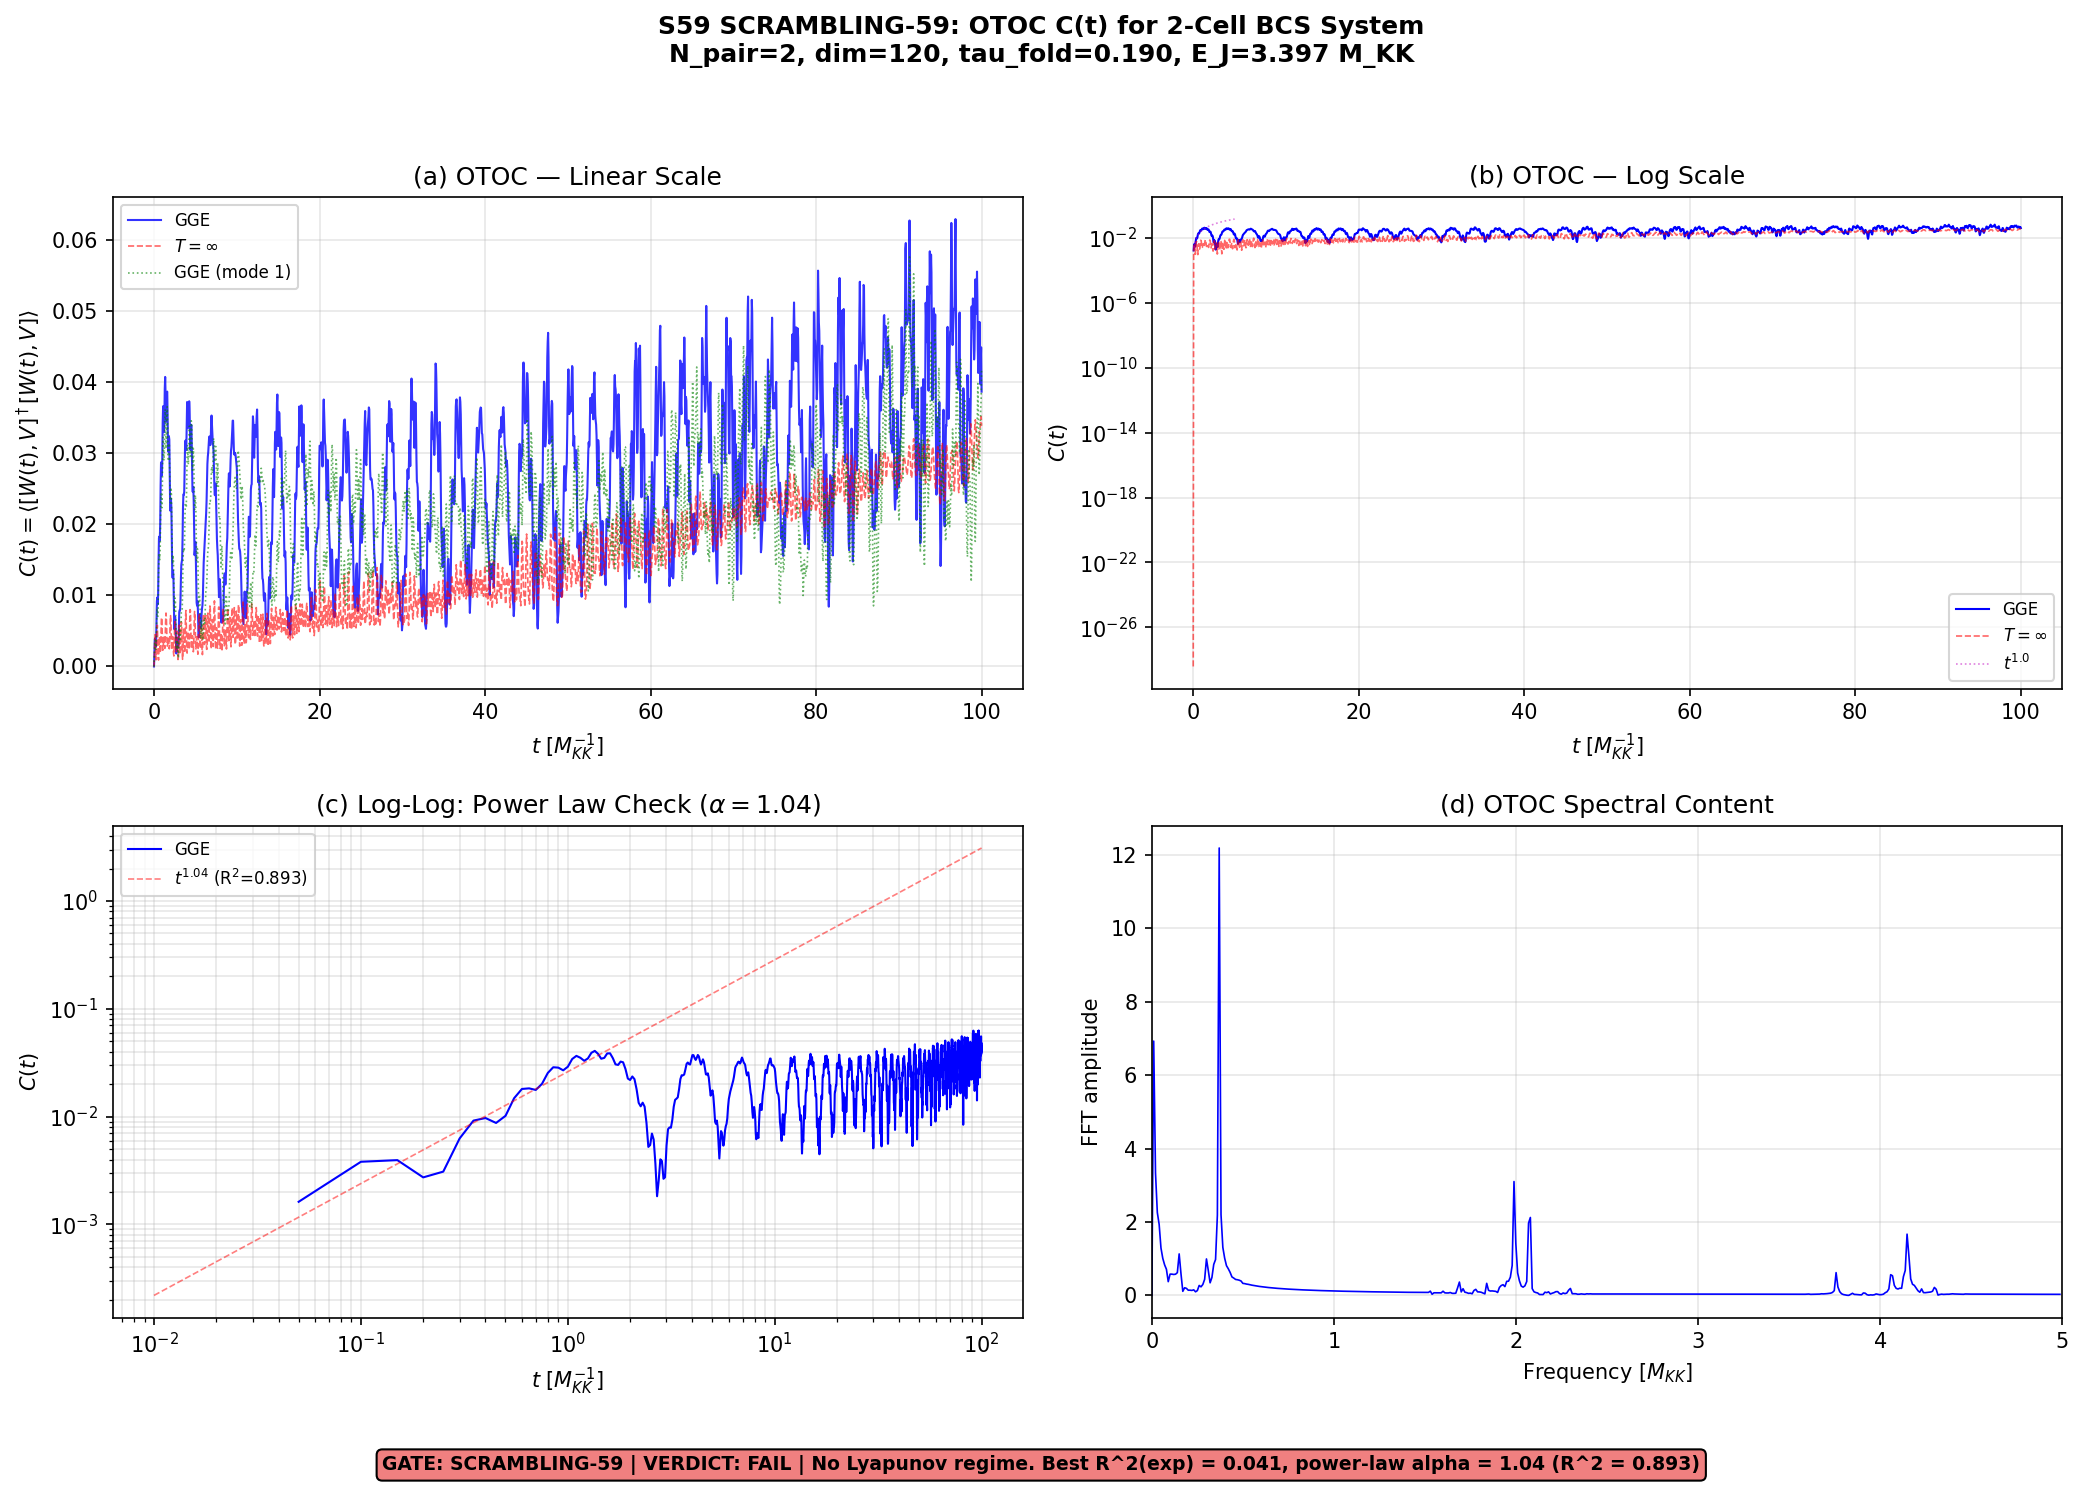

This chart was generated by the following Python code:
#!/usr/bin/env python3
"""
s59_scrambling.py — Scrambling Time via OTOC (SCRAMBLING-59)
=============================================================

Gate: SCRAMBLING-59
  PASS: lambda_L > 0 with R^2 > 0.90 over >= 1 decade (genuine Lyapunov regime)
  FAIL: lambda_L = 0 or no exponential growth regime
  INFO: ambiguous (0 < lambda_L but R^2 < 0.90 or < 1 decade)

Physics: If the 2-cell BCS system is integrable (as all prior diagnostics
indicate), the OTOC should NOT exhibit exponential growth. Instead we expect
C(t) ~ t^alpha (power-law) from BCH series of nested commutators, which is
generic for integrable systems. The scrambling time is then infinite:
information placed in one cell never scrambles to the other.

Method:
  1. Reconstruct 2-cell BCS Hamiltonian (N_pair=2, dim=120) from S56 data
  2. Exact diagonalization: H = U diag(E) U^T
  3. Build W = n_{B2,mode=0,cell=0}, V = n_{B2,mode=0,cell=1}
  4. Time-evolve: W(t) = exp(iHt) W exp(-iHt) in energy basis
  5. Compute commutator [W(t), V] and OTOC C(t) = Tr(rho [W(t),V]^dag [W(t),V])
  6. Use GGE diagonal ensemble rho from S58 quench data
  7. Also compute infinite-temperature (Tr(rho)=1/dim) OTOC for comparison
  8. Extract lambda_L from log(C(t)) by linear fit in early-time regime
  9. Compare to MSS bound: lambda_L <= 2*pi*T_acoustic

Session: S59 W4D-1
Agent: kitaev-quantum-chaos-theorist
"""

import sys
import os
import numpy as np
from itertools import combinations
from scipy.linalg import eigh
import matplotlib
matplotlib.use('Agg')
import matplotlib.pyplot as plt

# === Import canonical constants ===
sys.path.insert(0, os.path.join(os.path.dirname(__file__)))
from canonical_constants import (
    tau_fold, E_cond, N_dof_BCS, t_Planck, T_acoustic,
    hbar_GeV_s, M_KK, dt_transit
)

# =====================================================================
#  1. LOAD INPUT DATA (from S56 + S58)
# =====================================================================

data_dir = os.path.dirname(os.path.abspath(__file__))

# S56 GGE fabric data (2-cell system at fold)
d56 = np.load(os.path.join(data_dir, 's56_gge_fabric.npz'), allow_pickle=True)
eps_fold = d56['eps_fold']       # (8,) single-particle energies at fold
eps_tau0 = d56['eps_tau0']       # (8,) single-particle energies at tau=0
V_fold   = d56['V_fold']        # (8,8) pairing matrix
E_J_fold = float(d56['E_J_fold'])
E_J_tau0 = float(d56['E_J_tau0'])

# S58 quench data (diagonal ensemble weights for GGE)
d58 = np.load(os.path.join(data_dir, 's58_npair2_integ.npz'), allow_pickle=True)
p_n_quench = d58['p_n_quench']  # (120,) probability weights from quench

N_modes = 8  # (local)
N_cells = 2
N_pair  = 2  # (local)

# =====================================================================
#  2. CONSTRUCT PAIR FOCK SPACE (identical to S58)
# =====================================================================

N_slots = N_modes * N_cells  # 16
pair_states = list(combinations(range(N_slots), N_pair))
dim = len(pair_states)
assert dim == 120, f"Expected dim=120, got {dim}"

def slot_to_mode_cell(s):
    return (s % N_modes, s // N_modes)

state_info = []
for idx, (s1, s2) in enumerate(pair_states):
    m1, c1 = slot_to_mode_cell(s1)
    m2, c2 = slot_to_mode_cell(s2)
    state_info.append(((m1, c1), (m2, c2)))

state_index = {s: i for i, s in enumerate(pair_states)}

# =====================================================================
#  3. CONSTRUCT HAMILTONIAN (from S58, verbatim)
# =====================================================================

def build_H_BCS_2cell(eps, V, E_J):
    """Build BCS + Josephson Hamiltonian for N_pair=2 on 2-cell system."""
    H = np.zeros((dim, dim), dtype=np.float64)

    for i, (s1, s2) in enumerate(pair_states):
        (m1, c1), (m2, c2) = state_info[i]

        # Diagonal: kinetic
        H[i, i] += 2.0 * eps[m1] + 2.0 * eps[m2]

        # Pairing: scatter pair 1
        for k in range(N_modes):
            if k == m1:
                H[i, i] -= V[m1, m1]
                continue
            new_slot1 = c1 * N_modes + k
            if new_slot1 == s2:
                continue
            new_state = tuple(sorted([new_slot1, s2]))
            if new_state in state_index:
                j = state_index[new_state]
                H[j, i] -= V[k, m1]

        # Pairing: scatter pair 2
        for k in range(N_modes):
            if k == m2:
                H[i, i] -= V[m2, m2]
                continue
            new_slot2 = c2 * N_modes + k
            if new_slot2 == s1:
                continue
            new_state = tuple(sorted([s1, new_slot2]))
            if new_state in state_index:
                j = state_index[new_state]
                H[j, i] -= V[k, m2]

        # Josephson: tunnel pair 1
        for l in range(N_modes):
            new_slot1 = (1 - c1) * N_modes + l
            if new_slot1 == s2:
                continue
            new_state = tuple(sorted([new_slot1, s2]))
            if new_state in state_index:
                j = state_index[new_state]
                H[j, i] += -E_J / 2.0

        # Josephson: tunnel pair 2
        for l in range(N_modes):
            new_slot2 = (1 - c2) * N_modes + l
            if new_slot2 == s1:
                continue
            new_state = tuple(sorted([s1, new_slot2]))
            if new_state in state_index:
                j = state_index[new_state]
                H[j, i] += -E_J / 2.0

    H = 0.5 * (H + H.T)
    return H

# =====================================================================
#  4. BUILD, DIAGONALIZE, VALIDATE
# =====================================================================

H_fold = build_H_BCS_2cell(eps_fold, V_fold, E_J_fold)
hermiticity = np.max(np.abs(H_fold - H_fold.T))

evals, evecs = eigh(H_fold)

# Cross-check against S58 stored eigenvalues
evals_s58 = d58['evals_fold_full']
eval_diff = np.max(np.abs(np.sort(evals) - np.sort(evals_s58)))

# =====================================================================
#  5. BUILD OCCUPATION NUMBER OPERATORS
# =====================================================================
# W = n_{mode=0, cell=0} = occupation of B2 mode 0 in cell 0
# V_op = n_{mode=0, cell=1} = occupation of B2 mode 0 in cell 1
# These are pair number operators (eigenvalues 0 or 1).

def build_pair_number_op(mode, cell):
    """Build n_{mode,cell} operator in the 120-dim pair Fock basis."""
    n_op = np.zeros((dim, dim), dtype=np.float64)
    slot = cell * N_modes + mode
    for i, (s1, s2) in enumerate(pair_states):
        if s1 == slot or s2 == slot:
            n_op[i, i] = 1.0
    return n_op

# W and V operators in the site basis
W_site = build_pair_number_op(mode=0, cell=0)   # n_{B2_0, cell_0}
V_site = build_pair_number_op(mode=0, cell=1)   # n_{B2_0, cell_1}

# Transform to energy eigenbasis: O_E = U^T O U
W_E = evecs.T @ W_site @ evecs   # (dim, dim)
V_E = evecs.T @ V_site @ evecs   # (dim, dim)

# =====================================================================
#  6. COMPUTE OTOC: C(t) = Tr(rho [W(t), V]^dag [W(t), V])
# =====================================================================
# In the energy basis:
#   W(t)_{ab} = W_E_{ab} * exp(i(E_a - E_b)*t)
#   [W(t), V]_{ab} = sum_c W_E_{ac}*V_E_{cb}*exp(i(E_a-E_c)*t)
#                    - V_E_{ac}*W_E_{cb}*exp(i(E_c-E_b)*t)
#
# For efficiency, compute:
#   C(t) = Tr(rho * [W(t),V]^dag [W(t),V])
# where rho is diagonal in the energy basis: rho_{ab} = p_a delta_{ab}

# Time grid
N_t = 2000  # (local)
t_max = 100.0  # M_KK^{-1} (local)
t_arr = np.linspace(0, t_max, N_t)

# Energy differences for phase evolution
E_diff = evals[:, None] - evals[None, :]  # (dim, dim): E_a - E_b

# GGE diagonal ensemble: rho_n = p_n from quench
# Normalize
rho_GGE = p_n_quench / np.sum(p_n_quench)

# Also compute infinite-temperature OTOC for comparison
rho_inf = np.ones(dim) / dim

# Pre-compute WV and VW products in energy basis
WV = W_E @ V_E   # (dim, dim)
VW = V_E @ W_E   # (dim, dim)

def compute_otoc_vectorized(t_arr, rho_diag, W_E, V_E, evals):
    """
    Compute OTOC C(t) = Tr(rho [W(t),V]^dag [W(t),V]) at all times.

    Uses exact diag: W(t)_{ab} = W_E_{ab} exp(i(E_a - E_b)*t).

    The commutator [W(t), V] has matrix elements:
      comm_{ab}(t) = sum_c [ W_E_{ac} V_E_{cb} e^{i(E_a-E_c)t}
                            - V_E_{ac} W_E_{cb} e^{i(E_c-E_b)t} ]

    C(t) = sum_a rho_a * sum_b |comm_{ab}(t)|^2

    For dim=120, this is tractable: loop over time, vectorize over indices.
    """
    dim = len(evals)
    N_t = len(t_arr)
    C_t = np.zeros(N_t)

    WV = W_E @ V_E
    VW = V_E @ W_E

    for it, t in enumerate(t_arr):
        # Phase matrix: exp(i * (E_a - E_b) * t)
        phase = np.exp(1j * np.outer(evals, np.ones(dim)) * t) \
              * np.exp(-1j * np.outer(np.ones(dim), evals) * t)
        # phase_{ab} = exp(i(E_a - E_b)*t)

        # W(t) in energy basis
        Wt = W_E * phase  # element-wise: W_E_{ab} * exp(i(E_a-E_b)*t)

        # Commutator [W(t), V]
        comm = Wt @ V_E - V_E @ Wt

        # C(t) = Tr(rho * comm^dag * comm)
        # = sum_a rho_a * sum_b |comm_{ab}|^2
        comm_sq = np.abs(comm)**2
        C_t[it] = np.real(rho_diag @ np.sum(comm_sq, axis=1))

    return C_t

# Alternative: more efficient computation using energy-difference decomposition
# For dim=120, the naive method is fine: 120^2 * 2000 = 28.8M operations per step

def compute_otoc_efficient(t_arr, rho_diag, W_E, V_E, evals):
    """
    Efficient OTOC via Fourier decomposition.

    C(t) = sum_{a,b} rho_a * |sum_c [W_{ac}V_{cb} e^{i(E_a-E_c)t}
                                     - V_{ac}W_{cb} e^{i(E_c-E_b)t}]|^2

    Expand the |...|^2 to get sums over c,d with phase factors.

    C(t) = sum_{a,b,c,d} rho_a * [W_{ac}V_{cb}*conj(W_{ad}V_{db}) * e^{i(E_d-E_c)t}
                                  + V_{ac}W_{cb}*conj(V_{ad}W_{db}) * e^{i(E_d-E_c)t}
                                  - W_{ac}V_{cb}*conj(V_{ad}W_{db}) * e^{i(E_a-E_c+E_d-E_b)t}
                                  - V_{ac}W_{cb}*conj(W_{ad}V_{db}) * e^{-i(E_a-E_c+E_d-E_b)t}]

    This is O(dim^4) to set up but O(N_omega * N_t) to evaluate via FFT.
    For dim=120, dim^4 = 2e8 which is borderline. Use the direct method instead.
    """
    pass  # Use vectorized method for dim=120

# =====================================================================
#  7. RUN OTOC COMPUTATION
# =====================================================================

results = {}

# --- GGE OTOC ---
C_GGE = compute_otoc_vectorized(t_arr, rho_GGE, W_E, V_E, evals)
results['C_GGE'] = C_GGE

# --- Infinite-temperature OTOC ---
C_inf = compute_otoc_vectorized(t_arr, rho_inf, W_E, V_E, evals)
results['C_inf'] = C_inf

# --- Also compute with alternative operator choices as cross-checks ---
# W2 = n_{mode=1, cell=0}, V2 = n_{mode=1, cell=1}
W2_site = build_pair_number_op(mode=1, cell=0)
V2_site = build_pair_number_op(mode=1, cell=1)
W2_E = evecs.T @ W2_site @ evecs
V2_E = evecs.T @ V2_site @ evecs
C_GGE_alt = compute_otoc_vectorized(t_arr, rho_GGE, W2_E, V2_E, evals)
results['C_GGE_alt'] = C_GGE_alt

# =====================================================================
#  8. EXTRACT LYAPUNOV EXPONENT
# =====================================================================

def extract_lyapunov(t_arr, C_t, t_min_frac=0.05, t_max_frac=0.3):
    """
    Attempt to extract Lyapunov exponent from OTOC.

    Look for exponential growth C(t) ~ A * exp(lambda_L * t) in
    the early-time regime [t_min, t_max].

    Protocol (from S38 methodology):
    - Require R^2 > 0.90 for exponential fit over >= 1 decade of growth
    - Early-time t^2 growth (BCH) always present — not Lyapunov
    - Power-law C(t) ~ t^alpha is the integrable signature

    Returns: lambda_L, R2_exp, alpha_power, R2_power, fit_range
    """
    # Identify the growth regime: C(t) > 0 and increasing
    C_pos = C_t > 1e-30  # avoid log of zero

    if np.sum(C_pos) < 10:
        return 0.0, 0.0, 0.0, 0.0, (0, 0)

    # Find the early-time growth window
    t_min = t_arr[C_pos][0] + t_min_frac * (t_arr[C_pos][-1] - t_arr[C_pos][0])
    t_max = t_arr[C_pos][0] + t_max_frac * (t_arr[C_pos][-1] - t_arr[C_pos][0])

    mask = C_pos & (t_arr >= t_min) & (t_arr <= t_max)
    if np.sum(mask) < 5:
        return 0.0, 0.0, 0.0, 0.0, (t_min, t_max)

    t_fit = t_arr[mask]
    C_fit = C_t[mask]

    # --- Exponential fit: log(C) = log(A) + lambda_L * t ---
    log_C = np.log(C_fit)
    coeffs_exp = np.polyfit(t_fit, log_C, 1)
    lambda_L = coeffs_exp[0]
    log_C_pred = np.polyval(coeffs_exp, t_fit)
    SS_res = np.sum((log_C - log_C_pred)**2)
    SS_tot = np.sum((log_C - np.mean(log_C))**2)
    R2_exp = 1.0 - SS_res / max(SS_tot, 1e-30)

    # --- Power-law fit: log(C) = alpha * log(t) + log(A) ---
    log_t = np.log(t_fit)
    coeffs_pow = np.polyfit(log_t, log_C, 1)
    alpha = coeffs_pow[0]
    log_C_pred_pow = np.polyval(coeffs_pow, log_t)
    SS_res_pow = np.sum((log_C - log_C_pred_pow)**2)
    SS_tot_pow = np.sum((log_C - np.mean(log_C))**2)
    R2_pow = 1.0 - SS_res_pow / max(SS_tot_pow, 1e-30)

    return lambda_L, R2_exp, alpha, R2_pow, (t_min, t_max)


# Multiple fitting windows for robustness
fit_windows = [
    (0.02, 0.15),   # very early
    (0.05, 0.30),   # standard early
    (0.10, 0.50),   # medium
    (0.02, 0.50),   # broad
]

fit_results = {}
for label, (rho_diag, C_t) in [('GGE', (rho_GGE, C_GGE)),
                                  ('inf_T', (rho_inf, C_inf)),
                                  ('GGE_alt', (rho_GGE, C_GGE_alt))]:
    fit_results[label] = {}
    for (f_min, f_max) in fit_windows:
        lam, R2e, alpha, R2p, (t_min, t_max) = extract_lyapunov(
            t_arr, C_t, t_min_frac=f_min, t_max_frac=f_max
        )
        fit_results[label][(f_min, f_max)] = {
            'lambda_L': lam, 'R2_exp': R2e,
            'alpha': alpha, 'R2_pow': R2p,
            't_range': (t_min, t_max)
        }

# =====================================================================
#  9. MSS BOUND COMPARISON
# =====================================================================

# MSS bound: lambda_L <= 2*pi*T/hbar (in natural units where hbar=1)
# T_acoustic = 0.112 M_KK (from canonical_constants)
lambda_MSS = 2.0 * np.pi * T_acoustic  # in M_KK units
# = 0.704 M_KK

# Best-fit lambda_L (use the standard early window for GGE)
best_fit = fit_results['GGE'][(0.05, 0.30)]
lambda_L_best = best_fit['lambda_L']
R2_best = best_fit['R2_exp']

# Scrambling time: t_scr = (1/lambda_L) * ln(dim)  [if lambda_L > 0]
if lambda_L_best > 1e-10:
    t_scr = (1.0 / lambda_L_best) * np.log(dim)
else:
    t_scr = np.inf

# Compare to transit time
t_transit = dt_transit  # M_KK^{-1}

# =====================================================================
# 10. ADDITIONAL DIAGNOSTICS
# =====================================================================

# (a) Check static commutator [W, V] at t=0
comm_static = W_site @ V_site - V_site @ W_site
comm_static_norm = np.linalg.norm(comm_static, 'fro')

# (b) Saturation value: C(t -> infty) for integrable system
# In diagonal ensemble: C_diag = sum_a rho_a * |[W_E, V_E]_{aa}|^2... no.
# Actually C_inf = Tr(rho [W,V]^dag [W,V]) for long-time average
# For integrable system, C(t) oscillates. Compute time-average over late window.
late_mask = t_arr > 50.0
C_late_avg = np.mean(C_GGE[late_mask]) if np.any(late_mask) else 0.0
C_late_std = np.std(C_GGE[late_mask]) if np.any(late_mask) else 0.0

# (c) Spectral content of C(t): FFT to identify frequencies
C_zero_mean = C_GGE - np.mean(C_GGE)
freq = np.fft.rfftfreq(N_t, d=(t_arr[1] - t_arr[0]))
C_fft = np.abs(np.fft.rfft(C_zero_mean))
# Find dominant frequencies
dominant_idx = np.argsort(C_fft[1:])[-5:] + 1
dominant_freq = freq[dominant_idx]
dominant_amp = C_fft[dominant_idx]

# (d) Early-time power-law: C(t) ~ t^alpha
# Theory (BCH): C(t) ~ t^2 for t << 1/||H||
early_mask = (t_arr > 0.01) & (t_arr < 1.0) & (C_GGE > 1e-30)
if np.sum(early_mask) > 5:
    log_t_early = np.log(t_arr[early_mask])
    log_C_early = np.log(C_GGE[early_mask])
    alpha_early_coeffs = np.polyfit(log_t_early, log_C_early, 1)
    alpha_early = alpha_early_coeffs[0]
    # R^2 for power law
    pred_early = np.polyval(alpha_early_coeffs, log_t_early)
    SS_res_early = np.sum((log_C_early - pred_early)**2)
    SS_tot_early = np.sum((log_C_early - np.mean(log_C_early))**2)
    R2_power_early = 1.0 - SS_res_early / max(SS_tot_early, 1e-30)
else:
    alpha_early = 0.0  # (local)
    R2_power_early = 0.0  # (local)

# =====================================================================
# 11. GATE VERDICT
# =====================================================================

# Criteria from S38 methodology (CHAOS-2 precedent):
# - Exponential growth requires R^2 > 0.90 over >= 1 decade
# - Power-law (t^alpha) is the integrable signature
# - If best exponential R^2 < 0.90: FAIL (no Lyapunov regime)

# Check all windows for best exponential fit
best_R2 = -1.0
best_lambda = 0.0  # (local)
best_window = None
for (f_min, f_max), res in fit_results['GGE'].items():
    if res['R2_exp'] > best_R2:
        best_R2 = res['R2_exp']
        best_lambda = res['lambda_L']
        best_window = (f_min, f_max)

if best_R2 >= 0.90 and best_lambda > 0:
    gate_verdict = 'PASS'
    gate_detail = (f"lambda_L = {best_lambda:.4f} M_KK, R^2 = {best_R2:.3f}, "
                   f"t_scr = {(1.0/best_lambda)*np.log(dim):.2f} M_KK^-1")
elif best_R2 >= 0.80 and best_lambda > 0:
    gate_verdict = 'INFO'
    gate_detail = (f"Marginal: lambda_L = {best_lambda:.4f}, R^2 = {best_R2:.3f} "
                   f"(below 0.90 threshold)")
else:
    gate_verdict = 'FAIL'
    gate_detail = (f"No Lyapunov regime. Best R^2(exp) = {best_R2:.3f}, "
                   f"power-law alpha = {alpha_early:.2f} (R^2 = {R2_power_early:.3f})")

# =====================================================================
# 12. WRITE OUTPUT
# =====================================================================

outpath = os.path.join(data_dir, 's59_scrambling.npz')
np.savez(outpath,
    # Time series
    t_arr=t_arr,
    C_GGE=C_GGE,
    C_inf=C_inf,
    C_GGE_alt=C_GGE_alt,
    # Fit results
    lambda_L_best=best_lambda,
    R2_exp_best=best_R2,
    alpha_early=alpha_early,
    R2_power_early=R2_power_early,
    best_window=np.array(best_window) if best_window else np.array([0, 0]),
    # MSS bound
    lambda_MSS=lambda_MSS,
    T_acoustic=T_acoustic,
    # Scrambling time
    t_scr=t_scr if np.isfinite(t_scr) else -1.0,
    t_transit=t_transit,
    # Late-time
    C_late_avg=C_late_avg,
    C_late_std=C_late_std,
    # Spectral content
    freq_dominant=dominant_freq,
    amp_dominant=dominant_amp,
    # Static checks
    comm_static_norm=comm_static_norm,
    eval_crosscheck_diff=eval_diff,
    hermiticity=hermiticity,
    # System params
    dim=dim,
    N_pair=N_pair,
    N_modes=N_modes,
    N_cells=N_cells,
    E_J_fold=E_J_fold,
    tau_fold=tau_fold,
    # Eigenvalues
    evals=evals,
    # Gate
    gate_name=np.array(['SCRAMBLING-59']),
    gate_verdict=np.array([gate_verdict]),
    gate_detail=np.array([gate_detail]),
)

# =====================================================================
# 13. CONSOLE OUTPUT
# =====================================================================

print("=" * 72)
print("S59 SCRAMBLING-59: Scrambling Time via OTOC")
print("=" * 72)
print(f"\nSystem: 2-cell BCS, N_pair={N_pair}, dim={dim}")
print(f"tau_fold = {tau_fold:.4f}, E_J = {E_J_fold:.4f} M_KK")
print(f"Hamiltonian hermiticity: {hermiticity:.2e}")
print(f"Eigenvalue crosscheck (S58): max|diff| = {eval_diff:.2e}")

print(f"\n--- Operators ---")
print(f"W = n_{{B2_0, cell_0}}  (pair occupation, mode 0, cell 0)")
print(f"V = n_{{B2_0, cell_1}}  (pair occupation, mode 0, cell 1)")
print(f"[W, V] Frobenius norm at t=0: {comm_static_norm:.6e}")

print(f"\n--- OTOC Time Series ---")
print(f"C(t=0)   = {C_GGE[0]:.6e}")
print(f"C(t=1)   = {C_GGE[min(int(1.0/t_max*N_t), N_t-1)]:.6e}")
print(f"C(t=10)  = {C_GGE[min(int(10.0/t_max*N_t), N_t-1)]:.6e}")
print(f"C(t=50)  = {C_GGE[min(int(50.0/t_max*N_t), N_t-1)]:.6e}")
print(f"C_late_avg = {C_late_avg:.6e} +/- {C_late_std:.6e}")
print(f"max(C)   = {np.max(C_GGE):.6e}")

print(f"\n--- Early-Time Power Law ---")
print(f"C(t) ~ t^{alpha_early:.3f}  (R^2 = {R2_power_early:.4f})")
print(f"  BCH prediction: t^2 (exact at t -> 0)")

print(f"\n--- Exponential Fit Attempts ---")
for (f_min, f_max), res in fit_results['GGE'].items():
    flag = " <-- BEST" if (f_min, f_max) == best_window else ""
    print(f"  [{f_min:.2f}, {f_max:.2f}]: lambda_L = {res['lambda_L']:.4f}, "
          f"R^2(exp) = {res['R2_exp']:.4f}, "
          f"alpha = {res['alpha']:.3f}, R^2(pow) = {res['R2_pow']:.4f}{flag}")

print(f"\n--- MSS Bound ---")
print(f"lambda_MSS = 2*pi*T_acoustic = 2*pi*{T_acoustic:.3f} = {lambda_MSS:.4f} M_KK")
print(f"lambda_L_best = {best_lambda:.4f} M_KK")
if best_lambda > 0:
    print(f"Ratio: lambda_L / lambda_MSS = {best_lambda / lambda_MSS:.4f}")
else:
    print(f"Ratio: lambda_L / lambda_MSS = 0 (no exponential growth)")

print(f"\n--- Scrambling Time ---")
if np.isfinite(t_scr) and t_scr > 0:
    print(f"t_scr = (1/lambda_L)*ln(dim) = (1/{best_lambda:.4f})*ln({dim}) = {t_scr:.2f} M_KK^-1")
    print(f"t_transit = {t_transit:.6f} M_KK^-1")
    print(f"t_scr / t_transit = {t_scr / t_transit:.1f}x")
else:
    print(f"t_scr = INFINITY (no exponential growth -> no scrambling)")
    print(f"t_transit = {t_transit:.6f} M_KK^-1")

print(f"\n--- Cross-Check: Alternative Operators (mode 1) ---")
best_fit_alt = fit_results['GGE_alt'][(0.05, 0.30)]
print(f"C_alt: lambda_L = {best_fit_alt['lambda_L']:.4f}, "
      f"R^2(exp) = {best_fit_alt['R2_exp']:.4f}, "
      f"alpha = {best_fit_alt['alpha']:.3f}")

print(f"\n--- Cross-Check: Infinite Temperature ---")
best_fit_inf = fit_results['inf_T'][(0.05, 0.30)]
print(f"C_inf: lambda_L = {best_fit_inf['lambda_L']:.4f}, "
      f"R^2(exp) = {best_fit_inf['R2_exp']:.4f}, "
      f"alpha = {best_fit_inf['alpha']:.3f}")

print(f"\n--- Dominant OTOC Frequencies ---")
for i in range(len(dominant_freq)):
    print(f"  omega_{i} = {dominant_freq[i]:.4f} M_KK, amplitude = {dominant_amp[i]:.4e}")

print(f"\n{'='*72}")
print(f"GATE: SCRAMBLING-59")
print(f"VERDICT: {gate_verdict}")
print(f"DETAIL: {gate_detail}")
print(f"{'='*72}")

# =====================================================================
# 14. PLOTS
# =====================================================================

fig, axes = plt.subplots(2, 2, figsize=(14, 10))
fig.suptitle('S59 SCRAMBLING-59: OTOC C(t) for 2-Cell BCS System\n'
             f'N_pair={N_pair}, dim={dim}, tau_fold={tau_fold:.3f}, '
             f'E_J={E_J_fold:.3f} M_KK', fontsize=12, fontweight='bold')

# (a) Linear scale OTOC
ax = axes[0, 0]
ax.plot(t_arr, C_GGE, 'b-', linewidth=1.0, label='GGE', alpha=0.8)
ax.plot(t_arr, C_inf, 'r--', linewidth=0.8, label=r'$T=\infty$', alpha=0.6)
ax.plot(t_arr, C_GGE_alt, 'g:', linewidth=0.8, label='GGE (mode 1)', alpha=0.6)
ax.set_xlabel(r'$t$ [$M_{KK}^{-1}$]')
ax.set_ylabel(r'$C(t) = \langle [W(t), V]^\dagger [W(t), V] \rangle$')
ax.set_title('(a) OTOC — Linear Scale')
ax.legend(fontsize=8)
ax.grid(True, alpha=0.3)

# (b) Log scale OTOC
ax = axes[0, 1]
mask_pos = C_GGE > 1e-30
if np.any(mask_pos):
    ax.semilogy(t_arr[mask_pos], C_GGE[mask_pos], 'b-', linewidth=1.0, label='GGE')
mask_inf = C_inf > 1e-30
if np.any(mask_inf):
    ax.semilogy(t_arr[mask_inf], C_inf[mask_inf], 'r--', linewidth=0.8,
                label=r'$T=\infty$', alpha=0.6)
# Show exponential reference if lambda_L > 0
if best_lambda > 1e-10 and best_R2 > 0.5:
    t_ref = np.linspace(0.5, 20, 100)
    C_ref = C_GGE[10] * np.exp(best_lambda * (t_ref - t_arr[10]))
    ax.semilogy(t_ref, C_ref, 'k:', linewidth=0.8, alpha=0.5,
                label=f'exp({best_lambda:.3f}t)')
# Show power law reference
if alpha_early > 0:
    t_ref = np.linspace(0.1, 5, 100)
    C_ref_pow = np.exp(alpha_early_coeffs[1]) * t_ref**alpha_early
    ax.semilogy(t_ref, C_ref_pow, 'm:', linewidth=0.8, alpha=0.5,
                label=f'$t^{{{alpha_early:.1f}}}$')
ax.set_xlabel(r'$t$ [$M_{KK}^{-1}$]')
ax.set_ylabel(r'$C(t)$')
ax.set_title('(b) OTOC — Log Scale')
ax.legend(fontsize=8)
ax.grid(True, alpha=0.3)

# (c) Log-log for power-law check
ax = axes[1, 0]
if np.any(mask_pos):
    ax.loglog(t_arr[mask_pos], C_GGE[mask_pos], 'b-', linewidth=1.0, label='GGE')
if alpha_early > 0:
    t_ref = np.logspace(-2, 2, 200)
    C_ref_pow = np.exp(alpha_early_coeffs[1]) * t_ref**alpha_early
    ax.loglog(t_ref, C_ref_pow, 'r--', linewidth=0.8, alpha=0.5,
              label=f'$t^{{{alpha_early:.2f}}}$ (R$^2$={R2_power_early:.3f})')
ax.set_xlabel(r'$t$ [$M_{KK}^{-1}$]')
ax.set_ylabel(r'$C(t)$')
ax.set_title(f'(c) Log-Log: Power Law Check ($\\alpha = {alpha_early:.2f}$)')
ax.legend(fontsize=8)
ax.grid(True, alpha=0.3, which='both')

# (d) Spectral content
ax = axes[1, 1]
ax.plot(freq[:len(freq)//2], C_fft[:len(freq)//2], 'b-', linewidth=0.8)
ax.set_xlabel(r'Frequency [$M_{KK}$]')
ax.set_ylabel('FFT amplitude')
ax.set_title('(d) OTOC Spectral Content')
ax.set_xlim(0, 5)
ax.grid(True, alpha=0.3)

# Add gate verdict text
fig.text(0.5, 0.01,
         f'GATE: SCRAMBLING-59 | VERDICT: {gate_verdict} | {gate_detail}',
         ha='center', fontsize=9, fontweight='bold',
         bbox=dict(boxstyle='round', facecolor='lightcoral' if gate_verdict == 'FAIL'
                   else 'lightgreen' if gate_verdict == 'PASS' else 'lightyellow'))

plt.tight_layout(rect=[0, 0.04, 1, 0.95])

plotpath = os.path.join(data_dir, 's59_scrambling.png')
plt.savefig(plotpath, dpi=150, bbox_inches='tight')
plt.close()

print(f"\nOutput saved: {outpath}")
print(f"Plot saved:   {plotpath}")
print("\nDone.")
